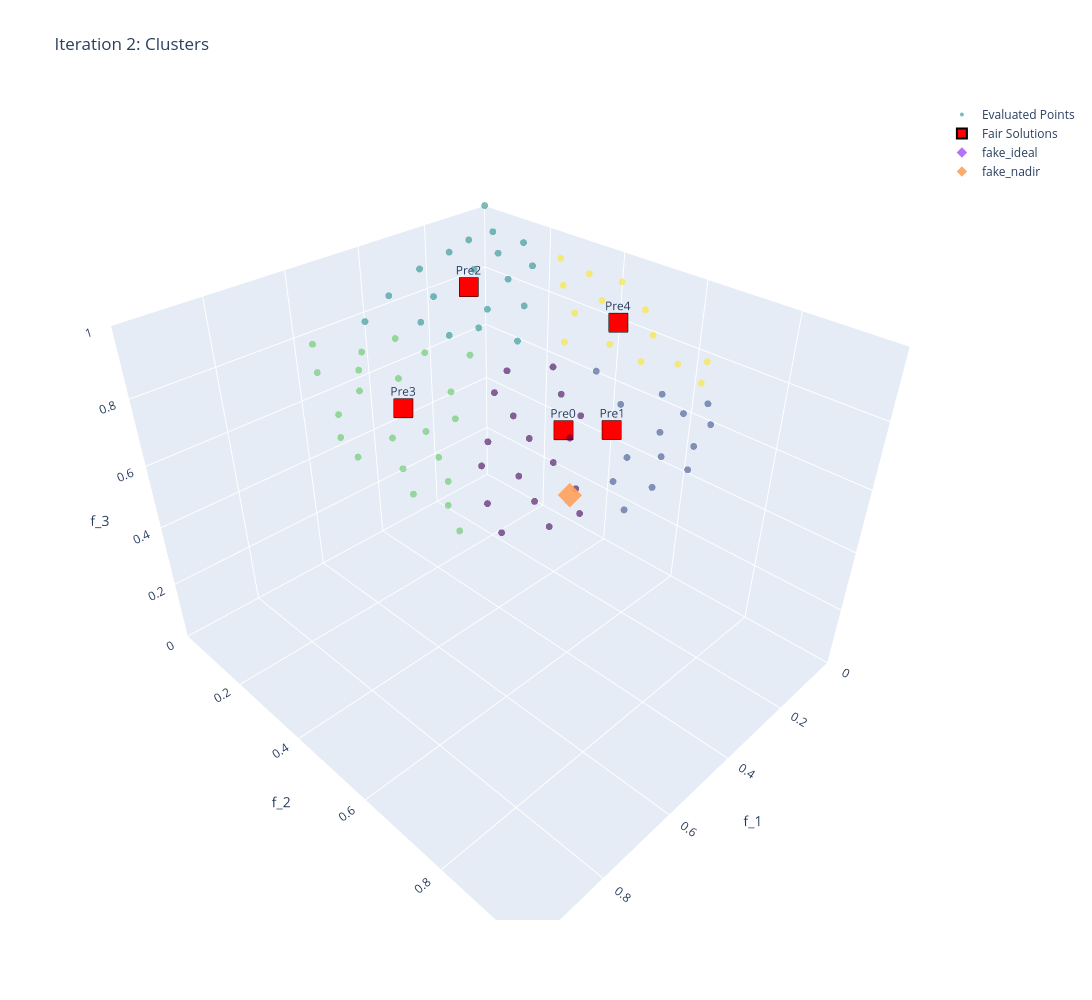

Notebook code for this chart:
### Code cell
points_matrix, centers_matrix, cluster_labels = find_candidates(fav_results_2)
all_points = fav_results_2.GPRMResults.raw_results.evaluated_points
fairs = fav_results_2.fair_solutions
visualize_3d_clusters(fav_options_2.GPRMoptions, points_matrix, centers_matrix, cluster_labels, len(fairs), 2)

### Figure 1 — Plotly figure (JSON) as saved in the notebook; plotly's stock layout.template omitted (floating-point values rounded to 4 significant figures)
{"data": [{"marker": {"color": [2, 3, 1, 2, 3, 2, 4, 0, 1, 3, 2, 4, 3, 1, 0, 3, 3, 4, 1, 2, 0, 0, 3, 4, 4, 4, 2, 2, 3, 1, 3, 4, 0, 2, 2, 3, 3, 0, 0, 0, 0, 1, 2, 1, 3, 2, 2, 4, 3, 1, 2, 2, 1, 2, 4, 3, 3, 2, 3, 2, 0, 2, 3, 2, 0, 3, 1, 0, 2, 0, 4, 3, 4, 0, 4, 4, 1, 0, 0, 0, 2, 1, 4, 1, 2, 3, 2, 4, 3, 0, 3, 1, 2, 2, 2, 3, 4, 2, 1, 3], "colorscale": [[0, "#440154"], [0.1111, "#482878"], [0.2222, "#3e4989"], [0.3333, "#31688e"], [0.4444, "#26828e"], [0.5556, "#1f9e89"], [0.6667, "#35b779"], [0.7778, "#6ece58"], [0.8889, "#b5de2b"], [1, "#fde725"]], "opacity": 0.6, "size": 4}, "mode": "markers", "name": "Evaluated Points", "text": ["Cluster: 2", "Cluster: 3", "Cluster: 1", "Cluster: 2", "Cluster: 3", "Cluster: 2", "Cluster: 4", "Cluster: 0", "Cluster: 1", "Cluster: 3", "Cluster: 2", "Cluster: 4", "Cluster: 3", "Cluster: 1", "Cluster: 0", "Cluster: 3", "Cluster: 3", "Cluster: 4", "Cluster: 1", "Cluster: 2", "Cluster: 0", "Cluster: 0", "Cluster: 3", "Cluster: 4", "Cluster: 4", "Cluster: 4", "Cluster: 2", "Cluster: 2", "Cluster: 3", "Cluster: 1", "Cluster: 3", "Cluster: 4", "Cluster: 0", "Cluster: 2", "Cluster: 2", "Cluster: 3", "Cluster: 3", "Cluster: 0", "Cluster: 0", "Cluster: 0", "Cluster: 0", "Cluster: 1", "Cluster: 2", "Cluster: 1", "Cluster: 3", "Cluster: 2", "Cluster: 2", "Cluster: 4", "Cluster: 3", "Cluster: 1", "Cluster: 2", "Cluster: 2", "Cluster: 1", "Cluster: 2", "Cluster: 4", "Cluster: 3", "Cluster: 3", "Cluster: 2", "Cluster: 3", "Cluster: 2", "Cluster: 0", "Cluster: 2", "Cluster: 3", "Cluster: 2", "Cluster: 0", "Cluster: 3", "Cluster: 1", "Cluster: 0", "Cluster: 2", "Cluster: 0", "Cluster: 4", "Cluster: 3", "Cluster: 4", "Cluster: 0", "Cluster: 4", "Cluster: 4", "Cluster: 1", "Cluster: 0", "Cluster: 0", "Cluster: 0", "Cluster: 2", "Cluster: 1", "Cluster: 4", "Cluster: 1", "Cluster: 2", "Cluster: 3", "Cluster: 2", "Cluster: 4", "Cluster: 3", "Cluster: 0", "Cluster: 3", "Cluster: 1", "Cluster: 2", "Cluster: 2", "Cluster: 2", "Cluster: 3", "Cluster: 4", "Cluster: 2", "Cluster: 1", "Cluster: 3"], "type": "scatter3d", "x": [0.2919, 0.65, 0.1214, -4.402e-09, 0.6325, 1.338e-05, -7.455e-09, 0.4506, 0.394, 0.6973, -1.333e-08, 0.256, 0.4771, 0.2653, 0.5162, 0.5403, 0.5845, 0.1342, 0.3287, 0.4166, 0.5252, 0.394, 0.6011, 0.1182, 0.0687, 0.1545, 0.1603, 0.3617, 0.6681, 0.2344, 0.6719, 0.005872, 0.396, 0.2496, 0.3167, 0.5521, 0.5024, 0.3483, 0.4474, 0.5188, 0.5876, 0.2358, 0.4295, 0.2538, 0.6352, 0.4293, 0.4957, 0.06367, 0.5494, 0.1717, 0.2317, -1.524e-09, 0.3216, 0.214, 0.1793, 0.5921, 0.6128, 0.362, 0.533, 0.3286, 0.4512, 0.3529, 0.6156, 0.0989, 0.3181, 0.4211, 0.3179, 0.521, -4.402e-09, 0.4448, 0.03056, 0.6577, 0.07511, 0.5969, 0.08319, 0.1808, 0.1906, 0.457, 0.5554, 0.4676, 0.138, 0.1611, 0.09899, 0.3807, 0.08326, 0.5864, 0.2423, 0.0526, 0.4901, 0.3489, 0.5837, 0.2673, -1.484e-08, 0.313, 0.1658, 0.6402, 0.009844, 0.4159, 0.09201, 0.6941], "y": [0.2209, 0.526, 0.7143, -1.29e-08, 0.1138, 1.543e-09, 0.5804, 0.4835, 0.7108, 0.3015, -4.17e-09, 0.4484, 0.2722, 0.5981, 0.5551, -6.78e-09, 0.3168, 0.3456, 0.6643, 0.1068, 0.6382, 0.4175, 0.4277, 0.4774, 0.6527, 0.5633, 0.1857, 0.3131, 0.216, 0.7405, 0.4272, 0.4025, 0.5785, 0.3368, 0.1001, 0.1648, 0.3683, 0.517, 0.6366, 0.4795, 0.5401, 0.6727, -4.821e-09, 0.5279, 0.3363, 0.215, 0.1159, 0.2805, 0.2691, 0.6294, 0.1069, 0.2029, 0.7208, 0.2617, 0.4126, 0.05397, 0.221, 0.1863, 0.4084, 0.3877, 0.5844, -3.574e-09, 0.4656, 0.1152, 0.4709, 0.344, 0.6175, 0.5984, -1.29e-08, 0.43, 0.4824, 0.3864, 0.5349, 0.5835, 0.6038, 0.504, 0.7224, 0.5295, 0.4963, 0.6634, 0.264, 0.6749, 0.4201, 0.6726, 0.1917, 0.3805, 0.1902, 0.3503, 0.2009, 0.5663, 0.1886, 0.7001, -2.799e-09, 0.2927, 0.1039, 0.4881, 0.627, 0.2824, 0.6861, 0.2487], "z": [0.9306, 0.5485, 0.6893, 1.0, 0.7662, 1.0, 0.8143, 0.7505, 0.5828, 0.6503, 1.0, 0.8564, 0.8357, 0.7562, 0.6523, 0.8415, 0.747, 0.9287, 0.6713, 0.9028, 0.5629, 0.8188, 0.6751, 0.8707, 0.7545, 0.8117, 0.9694, 0.8782, 0.7121, 0.6298, 0.605, 0.9154, 0.7131, 0.9079, 0.9432, 0.8173, 0.7823, 0.7819, 0.6282, 0.7078, 0.6025, 0.7014, 0.9031, 0.8105, 0.6953, 0.8772, 0.8608, 0.9577, 0.791, 0.7579, 0.9669, 0.9792, 0.614, 0.9411, 0.8931, 0.8041, 0.7587, 0.9134, 0.741, 0.8612, 0.6745, 0.9357, 0.6358, 0.9884, 0.8228, 0.8392, 0.7195, 0.6087, 1.0, 0.7856, 0.8754, 0.6466, 0.8415, 0.5507, 0.7928, 0.8446, 0.6647, 0.7147, 0.6672, 0.5842, 0.9546, 0.7201, 0.9021, 0.6345, 0.9779, 0.7151, 0.9514, 0.9352, 0.8482, 0.7467, 0.7898, 0.6622, 1.0, 0.9035, 0.9807, 0.5932, 0.7789, 0.8644, 0.7216, 0.6756]}, {"marker": {"color": "red", "line": {"color": "black", "width": 2}, "size": 10, "symbol": "square"}, "mode": "markers+text", "name": "Fair Solutions", "text": ["Pre0", "Pre1", "Pre2", "Pre3", "Pre4"], "textposition": "top center", "type": "scatter3d", "x": [0.3954, 0.3179, 0.2919, 0.5845, 0.1182], "y": [0.5619, 0.6175, 0.2209, 0.3168, 0.4774], "z": [0.7266, 0.7195, 0.9306, 0.747, 0.8707]}, {"marker": {"color": "blue", "line": {"color": "white", "width": 2}, "size": 10, "symbol": "diamond"}, "mode": "markers+text", "name": "New Candidates", "text": [], "textposition": "top center", "type": "scatter3d", "x": [], "y": [], "z": []}, {"marker": {"symbol": "diamond"}, "mode": "markers", "name": "fake_ideal", "opacity": 0.9, "type": "scatter3d", "x": [-1.16e-08], "y": [-1.162e-08], "z": [0.4404]}, {"marker": {"symbol": "diamond"}, "mode": "markers", "name": "fake_nadir", "opacity": 0.9, "type": "scatter3d", "x": [0.6633], "y": [0.7858], "z": [0.8407]}], "layout": {"height": 1000, "scene": {"xaxis": {"range": [0, 1], "title": {"text": "f_1"}}, "yaxis": {"range": [0, 1], "title": {"text": "f_2"}}, "zaxis": {"range": [0, 1], "title": {"text": "f_3"}}}, "title": {"text": "Iteration 2: Clusters"}, "width": 1200}}
